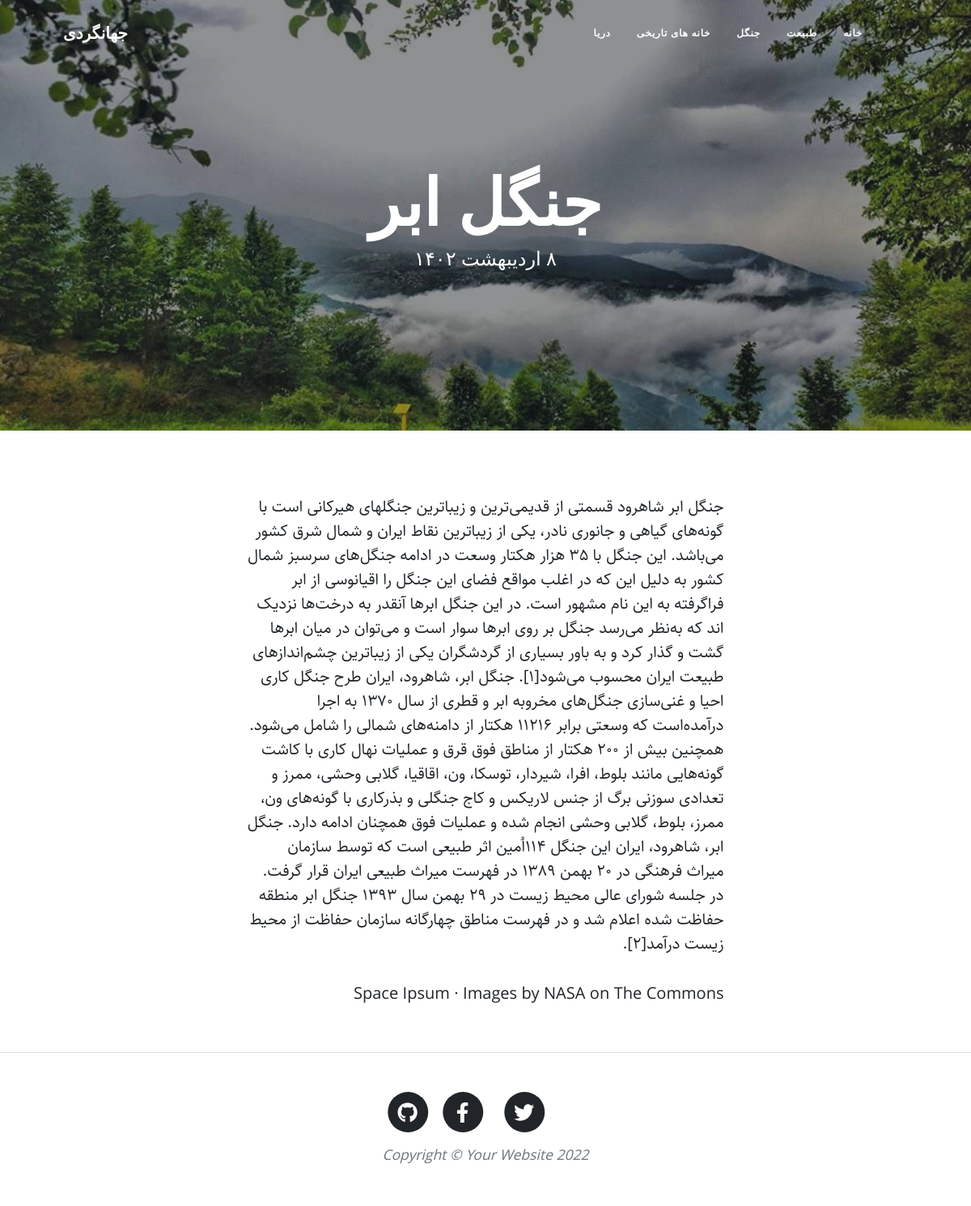
The app's page /5/ with its own data.
### blog/models.py (models this page shows, shortened)
class Category(models.Model):
    parent = models.ForeignKey('self',null=True,blank=True,related_name="children",on_delete=models.SET_NULL,verbose_name="زیردسته")
    title = models.CharField(max_length=50,verbose_name="عنوان دسته بندی")
    slug = models.SlugField(verbose_name="آدرس دسته بندی",unique=True)
    position = models.IntegerField(verbose_name="جایگاه")
    is_active = models.BooleanField(default=False,verbose_name="نمایش داده شود؟")
    class Meta:
        verbose_name = "دسته بند ی"
        verbose_name_plural = "دسته بندی ها"
        ordering = ["-position"]

class Blog(models.Model):
    STATUS_CHOICES = (
        ('d', 'پیش‌نویس'),		 # draft
        ('p', "منتشر شده"),		 # publish
    )
    title = models.CharField(max_length=200, verbose_name="عنوان مقاله")
    slug = models.SlugField(max_length=100, unique=True, verbose_name="آدرس مقاله")
    description = models.TextField(verbose_name="محتوا")
    category = models.ManyToManyField(Category,related_name="blogs",verbose_name="دسته بندی")
    thumbnail = models.ImageField(upload_to="images", verbose_name="تصویر مقاله")
    publish = models.DateTimeField(default=timezone.now, verbose_name="زمان انتشار")
    created = models.DateTimeField(auto_now_add=True)
    updated = models.DateTimeField(auto_now=True)
    status = models.CharField(max_length=1, choices=STATUS_CHOICES, verbose_name="وضعیت")
    def jpublish(self):
        return jalali_converter(self.publish)
    jpublish.short_description = "تاریخ مقاله"
    class Meta:
        verbose_name = "مقاله"
        verbose_name_plural = "مقالات"
        ordering = ["-publish"]
    def Image(self):
        return format_html("<img width=90 style='border-radius:5px;' src='{}'>".format(self.thumbnail.url))
    Image.short_description = "عکس"
    objects = PublishedManager()

### blog/views.py (the view)
# urls.py: path('<pk>/',views.detail,name='detail'),
def detail(request,pk):
    blog = Blog.objects.get(pk=pk)
    context = {
        'blog':blog
    }
    return render(request,'post.html',context)

### blog/templatetags/base.py (called while the page is built)
@register.simple_tag()
def title():
    return "جهانگردی"

@register.inclusion_tag("template_tags/navbar.html")
def navbar():
    return {
        "categories":Category.objects.filter(is_active=True)
    }

### extensions/jalali.py (called while the page is built)
    def persian_tuple(self):
        return self.persian_year, self.persian_month, self.persian_day

### extensions/utils.py (called while the page is built)
def persian_numbers_converter(my_str):
    nums = {
        "0": "۰",
        "1": "۱",
        "2": "۲",
        "3": "۳",
        "4": "۴",
        "5": "۵",
        "6": "۶",
        "7": "۷",
        "8": "۸",
        "9": "۹",
    }
    for e,p in nums.items():
        my_str = my_str.replace(e,p)
    return my_str

def jalali_converter(time):
    jmonth = ["فروردین","اردیبهشت","خرداد","تیر","مرداد","شهریور","مهر","ابان","اذر","دی","بهمن","اسفند"]
    time_to_str = "{} {} {}".format(time.year,time.month,time.day)
    time_to_tuple = jalali.Gregorian(time_to_str).persian_tuple()
    time_to_list = list(time_to_tuple)
    for index,month in enumerate(jmonth):
        if time_to_list[1] == index +1:
            time_to_list[1] = month
            break
    output = "{} {} {}".format(
        time_to_list[2],
        time_to_list[1],
        time_to_list[0],
    )
    return persian_numbers_converter(output)

### templates/post.html (shortened to what this page needs)
{% extends 'base.html' %}
{% block background %}style="background-image: url({{blog.thumbnail.url}})"{% endblock background %}
{% block time %}{{blog.jpublish}}{% endblock time %}
{% block heading %}{{blog.title}}{% endblock heading %}
{% block content %}
<head>
</head>
        <article class="mb-4">
            <div class="container px-4 px-lg-5">
                <div class="row gx-4 gx-lg-5 justify-content-center">
                    <div class="col-md-10 col-lg-8 col-xl-7">
                        <p>{{blog.description}}</p>
                            <a href="http://spaceipsum.com/">Space Ipsum</a>
                            &middot; Images by
                            <a href="https://www.flickr.com/photos/nasacommons/">NASA on The Commons</a>
                    </div>
                </div>
            </div>
        </article>
{% endblock content %}

### templates/base.html (shortened to what this page needs)
{% load static %}
{% load base %}
<!DOCTYPE html>
<html lang="en">
    <head>
        <link href="{% static 'css/styles.css' %}" rel="stylesheet" />
        <link rel="stylesheet" href="{% static '../static/css/rtl.css'%}">
    </head>
    <body>
        <nav class="navbar navbar-expand-lg navbar-light" id="mainNav">
            <div class="container px-4 px-lg-5">
                {% navbar %}
                <a class="navbar-brand" href="{% url 'blog:home' %}" >{% title %}</a>
            </div>
        </nav>
        <header class="masthead" {% block background %} style="background-image: url(https://secretcompass.com/wp-content/uploads/2018/01/Jungle-Rot.jpg)"{% endblock background %}>
            <div class="container position-relative px-4 px-lg-5">
                <div class="row gx-4 gx-lg-5 justify-content-center">
                    <div class="col-md-10 col-lg-8 col-xl-7">
                        <div class="site-heading">
                            <h1>{% block heading %}Clean Blog{% endblock heading %}</h1>
                            <span class="subheading">{% block time %}A Blog Theme by Start Bootstrap{% endblock time %}</span>
                        </div>
                    </div>
                </div>
            </div>
        </header>
{% block content %}
{% endblock content %}
               <footer class="border-top">
                <div class="container px-4 px-lg-5">
                    <div class="row gx-4 gx-lg-5 justify-content-center">
                        <div class="col-md-10 col-lg-8 col-xl-7">
                            <ul class="list-inline text-center">
                                <li class="list-inline-item">
                                    <a href="#!">
                                        <span class="fa-stack fa-lg">
                                            <i class="fas fa-circle fa-stack-2x"></i>
                                            <i class="fab fa-twitter fa-stack-1x fa-inverse"></i>
                                        </span>
                                    </a>
                                </li>
                                <li class="list-inline-item">
                                    <a href="#!">
                                        <span class="fa-stack fa-lg">
                                            <i class="fas fa-circle fa-stack-2x"></i>
                                            <i class="fab fa-facebook-f fa-stack-1x fa-inverse"></i>
                                        </span>
                                    </a>
                                </li>
                                <li class="list-inline-item">
                                    <a href="#!">
                                        <span class="fa-stack fa-lg">
                                            <i class="fas fa-circle fa-stack-2x"></i>
                                            <i class="fab fa-github fa-stack-1x fa-inverse"></i>
                                        </span>
                                    </a>
                                </li>
                            </ul>
                            <div class="small text-center text-muted fst-italic">Copyright &copy; Your Website 2022</div>
                        </div>
                    </div>
                </div>
            </footer>
        </body>
    </html>

### templates/template_tags/navbar.html
<div class="collapse navbar-collapse" id="navbarResponsive">
    <ul class="navbar-nav ms-auto py-4 py-lg-0">
        <li class="nav-item"><a class="nav-link px-lg-3 py-3 py-lg-4" href="{% url 'blog:home' %}">خانه</a></li>
        {% for category in categories %}
        <li class="nav-item"><a class="nav-link px-lg-3 py-3 py-lg-4" href="{% url 'blog:category'  category.slug %}">{{category.title}}</a></li>
        {% endfor %}
    </ul>
</div>

### static/css/rtl.css (style rules this page uses)
body { text-align: right; direction: rtl; font-family: "Sahel"; }
.navbar-nav { margin-left: 700px; }

### records on screen
Category: title "طبیعت"
Category: title "جنگل"
Category: title "خانه های تاریخی"
Category: title "دریا"
Blog: thumbnail (picture), title "جنگل ابر", jpublish "۸ اردیبهشت ۱۴۰۲", description "جنگل ابر شاهرود قسمتی از قدیمی‌ترین و زیباترین جنگلهای هیرکانی است با گونه‌های گیاهی و جانوری نادر، یکی از زیباترین نقاط ایران و شمال شرق کشور می‌باشد. این جنگل با ۳۵ هزار هکتار وسعت در ادامه جنگل‌های سرسبز شمال کشور به دلیل این که در اغلب مواقع فضای این جنگل را اقیانوسی از ابر فراگرفته به این نام مشهور است. در این جنگل ابرها آنقدر به درخت‌ها نزدیک اند که به‌نظر می‌رسد جنگل بر روی ابرها سوار است و می‌توان در میان ابرها گشت و گذار کرد و به باور بسیاری از گردشگران یکی از زیباترین چشم‌اندازهای طبیعت ایران محسوب می‌شود[۱]. جنگل ابر، شاهرود، ایران طرح جنگل کاری احیا و غنی‌سازی جنگل‌های مخروبه ابر و قطری از سال ۱۳۷۰ به اجرا درآمده‌است که وسعتی برابر ۱۱۲۱۶ هکتار از دامنه‌های شمالی را شامل می‌شود.…"
